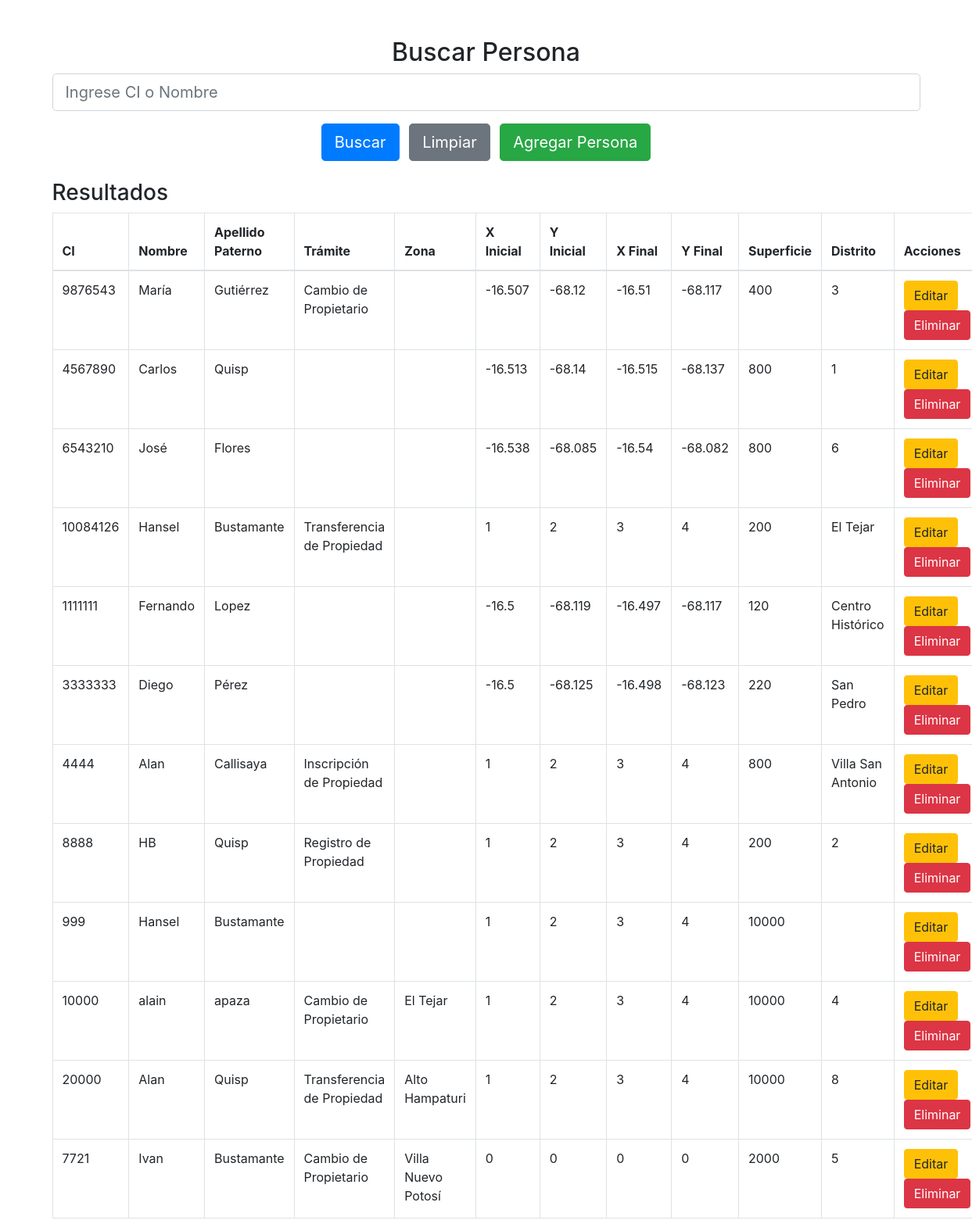
The app's page /listar_personas.php with its own data.
### tables this page shows
CREATE TABLE `catastro` (
  `id` int(11) NOT NULL,
  `zona` varchar(100) DEFAULT NULL,
  `x_ini` float DEFAULT NULL,
  `y_ini` float DEFAULT NULL,
  `x_fin` float DEFAULT NULL,
  `y_fin` float DEFAULT NULL,
  `superficie` float DEFAULT NULL,
  `ci_persona` varchar(20) DEFAULT NULL,
  `distrito` varchar(50) DEFAULT NULL,
  `id_tramite` int(11) DEFAULT NULL,
  `id_zona` int(11) DEFAULT NULL
);

CREATE TABLE `persona` (
  `ci` varchar(20) NOT NULL,
  `nombre` varchar(100) DEFAULT NULL,
  `paterno` varchar(100) DEFAULT NULL
);

CREATE TABLE `tramites` (
  `id` int(11) NOT NULL,
  `tipo_tramite` varchar(100) DEFAULT NULL
);

CREATE TABLE `zonas` (
  `id` int(11) NOT NULL,
  `nombre` varchar(100) NOT NULL,
  `id_distrito` int(11) DEFAULT NULL
);

### listar_personas.php (the view, shortened to what this page needs)
<!DOCTYPE html>
<html lang="es">
<head>
    <link rel="stylesheet" href="https://stackpath.bootstrapcdn.com/bootstrap/4.5.2/css/bootstrap.min.css">
</head>
<body>
    <div class="container mt-5">
        <h2 class="text-center">Buscar Persona</h2>
        <form action="listar_personas.php" method="get" class="text-center mb-4">
            <div class="form-group">
                <input type="text" name="search" class="form-control form-control-lg" placeholder="Ingrese CI o Nombre" required>
            </div>
            <button type="submit" class="btn btn-primary btn-lg">Buscar</button>
            <a href="listar_personas.php" class="btn btn-secondary btn-lg ml-2">Limpiar</a>
            <a href="form_persona.php" class="btn btn-success btn-lg ml-2">Agregar Persona</a>
        </form>
        <h3>Resultados</h3>
        <table class="table table-bordered">
            <thead>
                <tr>
                    <th>CI</th>
                    <th>Nombre</th>
                    <th>Apellido Paterno</th>
                    <th>Trámite</th>
                    <th>Zona</th>
                    <th>X Inicial</th>
                    <th>Y Inicial</th>
                    <th>X Final</th>
                    <th>Y Final</th>
                    <th>Superficie</th>
                    <th>Distrito</th>
                    <th>Acciones</th>
                </tr>
            </thead>
            <tbody>
                <?php
                include 'conexion.php';
                $search = isset($_GET['search']) ? $_GET['search'] : null;
                if ($search) {
                    $query = "SELECT p.ci, p.nombre, p.paterno, z.nombre AS zona, c.x_ini, c.y_ini, c.x_fin, c.y_fin, c.superficie, c.distrito, t.tipo_tramite
                              FROM Persona p
                              INNER JOIN Catastro c ON p.ci = c.ci_persona
                              LEFT JOIN Tramites t ON c.id_tramite = t.id
                              LEFT JOIN zonas z ON c.id_zona = z.id  -- JOIN con la tabla de zonas
                              WHERE p.ci LIKE ? OR p.nombre LIKE ?";
                    $stmt = $pdo->prepare($query);
                    $likeSearch = "%$search%";
                    $stmt->execute([$likeSearch, $likeSearch]);
                } else {
                    $query = "SELECT p.ci, p.nombre, p.paterno, z.nombre AS zona, c.x_ini, c.y_ini, c.x_fin, c.y_fin, c.superficie, c.distrito, t.tipo_tramite
                              FROM Persona p
                              INNER JOIN Catastro c ON p.ci = c.ci_persona
                              LEFT JOIN Tramites t ON c.id_tramite = t.id
                              LEFT JOIN zonas z ON c.id_zona = z.id";
                    $stmt = $pdo->prepare($query);
                    $stmt->execute();
                }
                $personas = $stmt->fetchAll();
                if ($personas) {
                    foreach ($personas as $persona) {
                        echo "<tr>";
                        echo "<td>" . htmlspecialchars($persona['ci'] ?? '') . "</td>";
                        echo "<td>" . htmlspecialchars($persona['nombre'] ?? '') . "</td>";
                        echo "<td>" . htmlspecialchars($persona['paterno'] ?? '') . "</td>";
                        echo "<td>" . htmlspecialchars($persona['tipo_tramite'] ?? '') . "</td>";
                        echo "<td>" . htmlspecialchars($persona['zona'] ?? '') . "</td>";
                        echo "<td>" . htmlspecialchars($persona['x_ini'] ?? '') . "</td>";
                        echo "<td>" . htmlspecialchars($persona['y_ini'] ?? '') . "</td>";
                        echo "<td>" . htmlspecialchars($persona['x_fin'] ?? '') . "</td>";
                        echo "<td>" . htmlspecialchars($persona['y_fin'] ?? '') . "</td>";
                        echo "<td>" . htmlspecialchars($persona['superficie'] ?? '') . "</td>";
                        echo "<td>" . htmlspecialchars($persona['distrito'] ?? '') . "</td>";
                        echo "<td>
                                <a href='editar_persona.php?ci=" . htmlspecialchars($persona['ci'] ?? '') . "' class='btn btn-warning'>Editar</a>
                                <a href='baja_persona.php?ci=" . htmlspecialchars($persona['ci'] ?? '') . "' class='btn btn-danger'>Eliminar</a>
                              </td>";
                        echo "</tr>";
                    }
                } else {
                    echo "<tr><td colspan='12'>No se encontraron resultados.</td></tr>";
                }
                ?>
            </tbody>
        </table>
    </div>
</body>
</html>

### records on screen
catastro: ci_persona.ci "9876543", ci_persona.nombre "María", ci_persona.paterno "Gutiérrez", id_tramite.tipo_tramite "Cambio de Propietario", x_ini "-16.507", y_ini "-68.12", x_fin "-16.51", y_fin "-68.117", superficie "400", distrito "3"
catastro: ci_persona.ci "4567890", ci_persona.nombre "Carlos", ci_persona.paterno "Quisp", x_ini "-16.513", y_ini "-68.14", x_fin "-16.515", y_fin "-68.137", superficie "800", distrito "1"
catastro: ci_persona.ci "6543210", ci_persona.nombre "José", ci_persona.paterno "Flores", x_ini "-16.538", y_ini "-68.085", x_fin "-16.54", y_fin "-68.082", superficie "800", distrito "6"
catastro: ci_persona.ci "10084126", ci_persona.nombre "Hansel", ci_persona.paterno "Bustamante", id_tramite.tipo_tramite "Transferencia de Propiedad", x_ini "1", y_ini "2", x_fin "3", y_fin "4", superficie "200", distrito "El Tejar"
catastro: ci_persona.ci "1111111", ci_persona.nombre "Fernando", ci_persona.paterno "Lopez", x_ini "-16.5", y_ini "-68.119", x_fin "-16.497", y_fin "-68.117", superficie "120", distrito "Centro Histórico"
catastro: ci_persona.ci "3333333", ci_persona.nombre "Diego", ci_persona.paterno "Pérez", x_ini "-16.5", y_ini "-68.125", x_fin "-16.498", y_fin "-68.123", superficie "220", distrito "San Pedro"
catastro: ci_persona.ci "4444", ci_persona.nombre "Alan", ci_persona.paterno "Callisaya", id_tramite.tipo_tramite "Inscripción de Propiedad", x_ini "1", y_ini "2", x_fin "3", y_fin "4", superficie "800", distrito "Villa San Antonio"
catastro: ci_persona.ci "8888", ci_persona.nombre "HB", ci_persona.paterno "Quisp", id_tramite.tipo_tramite "Registro de Propiedad", x_ini "1", y_ini "2", x_fin "3", y_fin "4", superficie "200", distrito "2"
catastro: ci_persona.ci "999", ci_persona.nombre "Hansel", ci_persona.paterno "Bustamante", x_ini "1", y_ini "2", x_fin "3", y_fin "4", superficie "10000"
catastro: ci_persona.ci "10000", ci_persona.nombre "alain", ci_persona.paterno "apaza", id_tramite.tipo_tramite "Cambio de Propietario", id_zona.nombre "El Tejar", x_ini "1", y_ini "2", x_fin "3", y_fin "4", superficie "10000", distrito "4"
catastro: ci_persona.ci "20000", ci_persona.nombre "Alan", ci_persona.paterno "Quisp", id_tramite.tipo_tramite "Transferencia de Propiedad", id_zona.nombre "Alto Hampaturi", x_ini "1", y_ini "2", x_fin "3", y_fin "4", superficie "10000", distrito "8"
catastro: ci_persona.ci "7721", ci_persona.nombre "Ivan", ci_persona.paterno "Bustamante", id_tramite.tipo_tramite "Cambio de Propietario", id_zona.nombre "Villa Nuevo Potosí", x_ini "0", y_ini "0", x_fin "0", y_fin "0", superficie "2000", distrito "5"
